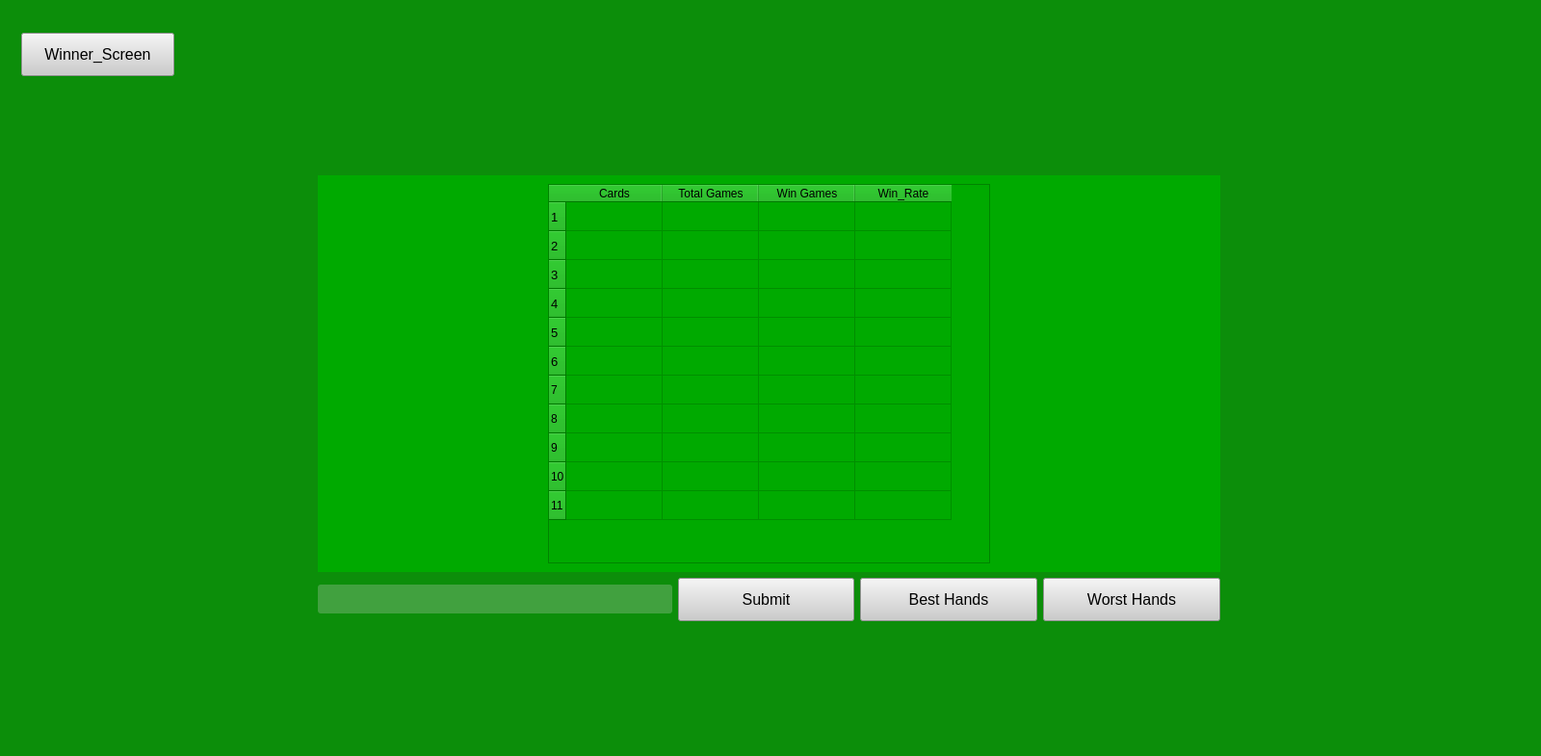
<?xml version="1.0" encoding="UTF-8"?>
<ui version="4.0">
 <class>MainWindow</class>
 <widget class="QMainWindow" name="MainWindow">
  <property name="geometry">
   <rect>
    <x>0</x>
    <y>0</y>
    <width>1600</width>
    <height>785</height>
   </rect>
  </property>
  <property name="minimumSize">
   <size>
    <width>1600</width>
    <height>785</height>
   </size>
  </property>
  <property name="maximumSize">
   <size>
    <width>1600</width>
    <height>785</height>
   </size>
  </property>
  <property name="windowTitle">
   <string>MainWindow</string>
  </property>
  <property name="styleSheet">
   <string notr="true"/>
  </property>
  <widget class="QWidget" name="centralwidget">
   <property name="minimumSize">
    <size>
     <width>600</width>
     <height>785</height>
    </size>
   </property>
   <property name="maximumSize">
    <size>
     <width>1600</width>
     <height>785</height>
    </size>
   </property>
   <property name="styleSheet">
    <string notr="true">#centralwidget{

background-color: rgb(12, 142, 10);
background-size:cover;
}
</string>
   </property>
   <widget class="QPushButton" name="winner_btn">
    <property name="geometry">
     <rect>
      <x>22</x>
      <y>34</y>
      <width>159</width>
      <height>45</height>
     </rect>
    </property>
    <property name="minimumSize">
     <size>
      <width>0</width>
      <height>45</height>
     </size>
    </property>
    <property name="font">
     <font>
      <pointsize>12</pointsize>
     </font>
    </property>
    <property name="styleSheet">
     <string notr="true">background-color: rgb(204, 204, 204);</string>
    </property>
    <property name="text">
     <string>Winner_Screen</string>
    </property>
   </widget>
   <widget class="QWidget" name="verticalLayoutWidget">
    <property name="geometry">
     <rect>
      <x>330</x>
      <y>182</y>
      <width>937</width>
      <height>463</height>
     </rect>
    </property>
    <layout class="QVBoxLayout" name="verticalLayout">
     <item>
      <widget class="QWidget" name="widget" native="true">
       <property name="font">
        <font>
         <pointsize>11</pointsize>
        </font>
       </property>
       <property name="styleSheet">
        <string notr="true">background-color: rgb(0, 170, 0);</string>
       </property>
       <layout class="QHBoxLayout" name="horizontalLayout_2" stretch="1,2,1">
        <item>
         <spacer name="horizontalSpacer_2">
          <property name="orientation">
           <enum>Qt::Horizontal</enum>
          </property>
          <property name="sizeHint" stdset="0">
           <size>
            <width>40</width>
            <height>20</height>
           </size>
          </property>
         </spacer>
        </item>
        <item>
         <widget class="QTableWidget" name="Summary_Table">
          <property name="sizePolicy">
           <sizepolicy hsizetype="Expanding" vsizetype="Expanding">
            <horstretch>0</horstretch>
            <verstretch>120</verstretch>
           </sizepolicy>
          </property>
          <property name="minimumSize">
           <size>
            <width>0</width>
            <height>0</height>
           </size>
          </property>
          <property name="maximumSize">
           <size>
            <width>800</width>
            <height>2400</height>
           </size>
          </property>
          <property name="font">
           <font>
            <pointsize>13</pointsize>
           </font>
          </property>
          <property name="styleSheet">
           <string notr="true">background-color: rgb(0, 170, 0);
</string>
          </property>
          <row>
           <property name="text">
            <string>1</string>
           </property>
           <property name="font">
            <font>
             <pointsize>10</pointsize>
            </font>
           </property>
          </row>
          <row>
           <property name="text">
            <string>2</string>
           </property>
           <property name="font">
            <font>
             <pointsize>10</pointsize>
            </font>
           </property>
          </row>
          <row>
           <property name="text">
            <string>3</string>
           </property>
           <property name="font">
            <font>
             <pointsize>10</pointsize>
            </font>
           </property>
          </row>
          <row>
           <property name="text">
            <string>4</string>
           </property>
           <property name="font">
            <font>
             <pointsize>10</pointsize>
            </font>
           </property>
          </row>
          <row>
           <property name="text">
            <string>5</string>
           </property>
           <property name="font">
            <font>
             <pointsize>10</pointsize>
            </font>
           </property>
          </row>
          <row>
           <property name="text">
            <string>6</string>
           </property>
           <property name="font">
            <font>
             <pointsize>10</pointsize>
            </font>
           </property>
          </row>
          <row>
           <property name="text">
            <string>7</string>
           </property>
          </row>
          <row>
           <property name="text">
            <string>8</string>
           </property>
          </row>
          <row>
           <property name="text">
            <string>9</string>
           </property>
          </row>
          <row>
           <property name="text">
            <string>10</string>
           </property>
          </row>
          <row>
           <property name="text">
            <string>11</string>
           </property>
          </row>
          <column>
           <property name="text">
            <string>Cards</string>
           </property>
          </column>
          <column>
           <property name="text">
            <string>Total Games</string>
           </property>
          </column>
          <column>
           <property name="text">
            <string>Win Games</string>
           </property>
          </column>
          <column>
           <property name="text">
            <string>Win_Rate</string>
           </property>
          </column>
         </widget>
        </item>
        <item>
         <spacer name="horizontalSpacer">
          <property name="orientation">
           <enum>Qt::Horizontal</enum>
          </property>
          <property name="sizeHint" stdset="0">
           <size>
            <width>40</width>
            <height>20</height>
           </size>
          </property>
         </spacer>
        </item>
       </layout>
      </widget>
     </item>
     <item>
      <layout class="QHBoxLayout" name="horizontalLayout" stretch="2,1,1,1">
       <item>
        <widget class="QLineEdit" name="cards_input">
         <property name="font">
          <font>
           <pointsize>18</pointsize>
          </font>
         </property>
         <property name="styleSheet">
          <string notr="true">background-color: rgba(217, 217, 217, 66);
border-radius:3px;
</string>
         </property>
         <property name="text">
          <string/>
         </property>
        </widget>
       </item>
       <item>
        <widget class="QPushButton" name="cards_submit_btn">
         <property name="minimumSize">
          <size>
           <width>0</width>
           <height>45</height>
          </size>
         </property>
         <property name="font">
          <font>
           <pointsize>12</pointsize>
          </font>
         </property>
         <property name="styleSheet">
          <string notr="true">background-color: rgb(204, 204, 204);</string>
         </property>
         <property name="text">
          <string>Submit</string>
         </property>
        </widget>
       </item>
       <item>
        <widget class="QPushButton" name="best_hands_btn">
         <property name="minimumSize">
          <size>
           <width>0</width>
           <height>45</height>
          </size>
         </property>
         <property name="font">
          <font>
           <pointsize>12</pointsize>
          </font>
         </property>
         <property name="styleSheet">
          <string notr="true">background-color: rgb(204, 204, 204);</string>
         </property>
         <property name="text">
          <string>Best Hands</string>
         </property>
        </widget>
       </item>
       <item>
        <widget class="QPushButton" name="Worst_Hands">
         <property name="minimumSize">
          <size>
           <width>0</width>
           <height>45</height>
          </size>
         </property>
         <property name="font">
          <font>
           <pointsize>12</pointsize>
          </font>
         </property>
         <property name="styleSheet">
          <string notr="true">background-color: rgb(204, 204, 204);</string>
         </property>
         <property name="text">
          <string>Worst Hands</string>
         </property>
        </widget>
       </item>
      </layout>
     </item>
    </layout>
   </widget>
  </widget>
 </widget>
 <resources/>
 <connections/>
</ui>
